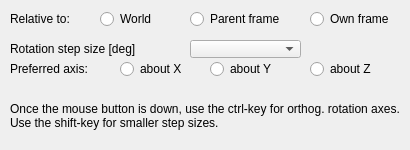
   <widget class="QWidget" name="mouseRotation">
    <attribute name="title">
     <string>Mouse Rotation</string>
    </attribute>
    <widget class="QLabel" name="label_18">
     <property name="geometry">
      <rect>
       <x>10</x>
       <y>90</y>
       <width>391</width>
       <height>51</height>
      </rect>
     </property>
     <property name="text">
      <string>Once the mouse button is down, use the ctrl-key for orthog. rotation axes. Use the shift-key for smaller step sizes.</string>
     </property>
     <property name="wordWrap">
      <bool>true</bool>
     </property>
    </widget>
    <widget class="QLabel" name="label_7">
     <property name="geometry">
      <rect>
       <x>10</x>
       <y>40</y>
       <width>171</width>
       <height>18</height>
      </rect>
     </property>
     <property name="text">
      <string>Rotation step size [deg]</string>
     </property>
    </widget>
    <widget class="QRadioButton" name="qqOrOwn">
     <property name="geometry">
      <rect>
       <x>310</x>
       <y>10</y>
       <width>91</width>
       <height>18</height>
      </rect>
     </property>
     <property name="focusPolicy">
      <enum>Qt::StrongFocus</enum>
     </property>
     <property name="text">
      <string>Own frame</string>
     </property>
     <property name="autoExclusive">
      <bool>false</bool>
     </property>
    </widget>
    <widget class="QRadioButton" name="qqOrG">
     <property name="geometry">
      <rect>
       <x>310</x>
       <y>60</y>
       <width>91</width>
       <height>18</height>
      </rect>
     </property>
     <property name="focusPolicy">
      <enum>Qt::StrongFocus</enum>
     </property>
     <property name="text">
      <string>about Z</string>
     </property>
     <property name="autoExclusive">
      <bool>false</bool>
     </property>
    </widget>
    <widget class="QComboBox" name="qqOrCombo">
     <property name="geometry">
      <rect>
       <x>190</x>
       <y>40</y>
       <width>111</width>
       <height>18</height>
      </rect>
     </property>
    </widget>
    <widget class="QRadioButton" name="qqOrA">
     <property name="geometry">
      <rect>
       <x>120</x>
       <y>60</y>
       <width>81</width>
       <height>18</height>
      </rect>
     </property>
     <property name="focusPolicy">
      <enum>Qt::StrongFocus</enum>
     </property>
     <property name="text">
      <string>about X</string>
     </property>
     <property name="autoExclusive">
      <bool>false</bool>
     </property>
    </widget>
    <widget class="QRadioButton" name="qqOrB">
     <property name="geometry">
      <rect>
       <x>210</x>
       <y>60</y>
       <width>91</width>
       <height>18</height>
      </rect>
     </property>
     <property name="focusPolicy">
      <enum>Qt::StrongFocus</enum>
     </property>
     <property name="text">
      <string>about Y</string>
     </property>
     <property name="autoExclusive">
      <bool>false</bool>
     </property>
    </widget>
    <widget class="QLabel" name="label_5">
     <property name="geometry">
      <rect>
       <x>10</x>
       <y>10</y>
       <width>81</width>
       <height>18</height>
      </rect>
     </property>
     <property name="text">
      <string>Relative to:</string>
     </property>
    </widget>
    <widget class="QLabel" name="label_6">
     <property name="geometry">
      <rect>
       <x>10</x>
       <y>60</y>
       <width>101</width>
       <height>18</height>
      </rect>
     </property>
     <property name="text">
      <string>Preferred axis:</string>
     </property>
    </widget>
    <widget class="QRadioButton" name="qqOrParent">
     <property name="geometry">
      <rect>
       <x>190</x>
       <y>10</y>
       <width>111</width>
       <height>18</height>
      </rect>
     </property>
     <property name="focusPolicy">
      <enum>Qt::StrongFocus</enum>
     </property>
     <property name="text">
      <string>Parent frame</string>
     </property>
     <property name="autoExclusive">
      <bool>false</bool>
     </property>
    </widget>
    <widget class="QRadioButton" name="qqOrWorld">
     <property name="geometry">
      <rect>
       <x>100</x>
       <y>10</y>
       <width>81</width>
       <height>18</height>
      </rect>
     </property>
     <property name="focusPolicy">
      <enum>Qt::StrongFocus</enum>
     </property>
     <property name="text">
      <string>World</string>
     </property>
     <property name="autoExclusive">
      <bool>false</bool>
     </property>
    </widget>
   </widget>
